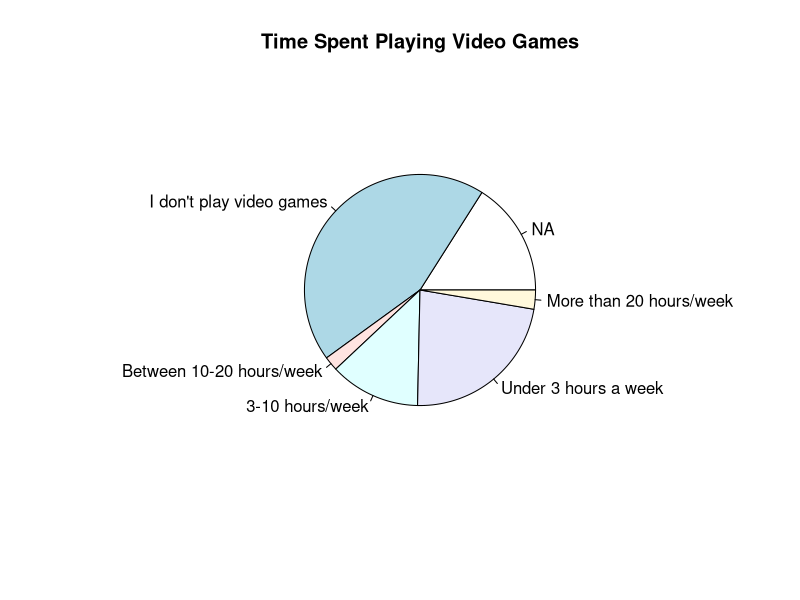
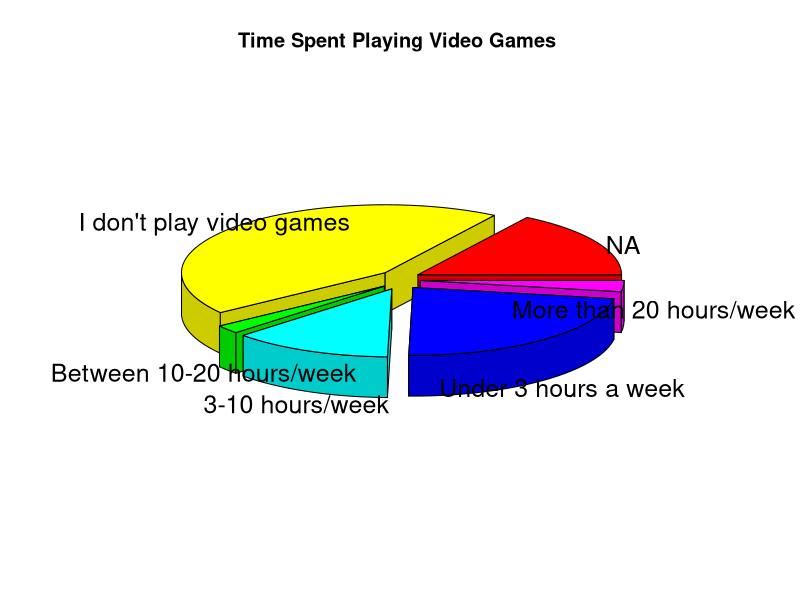
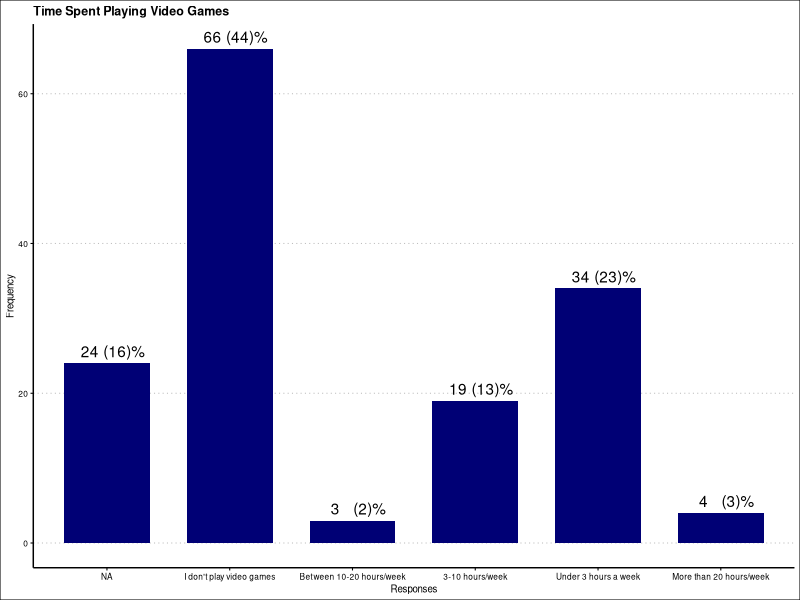
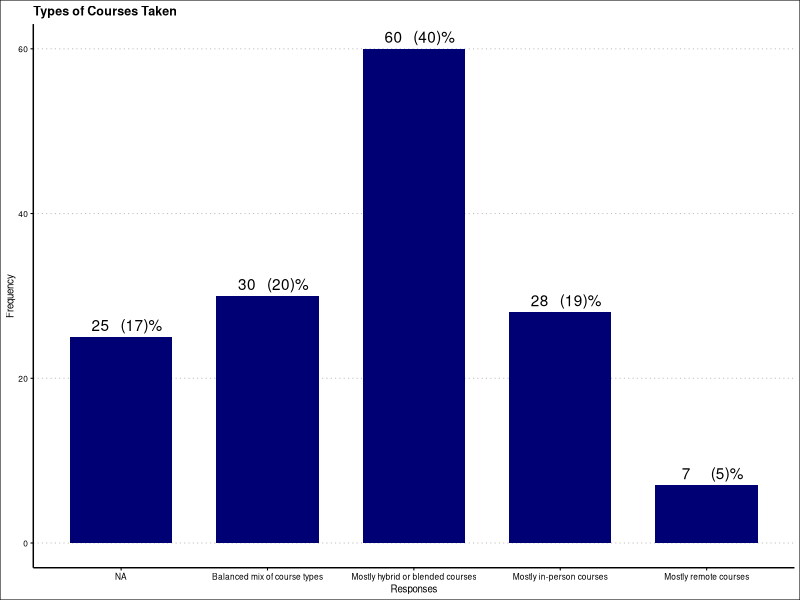
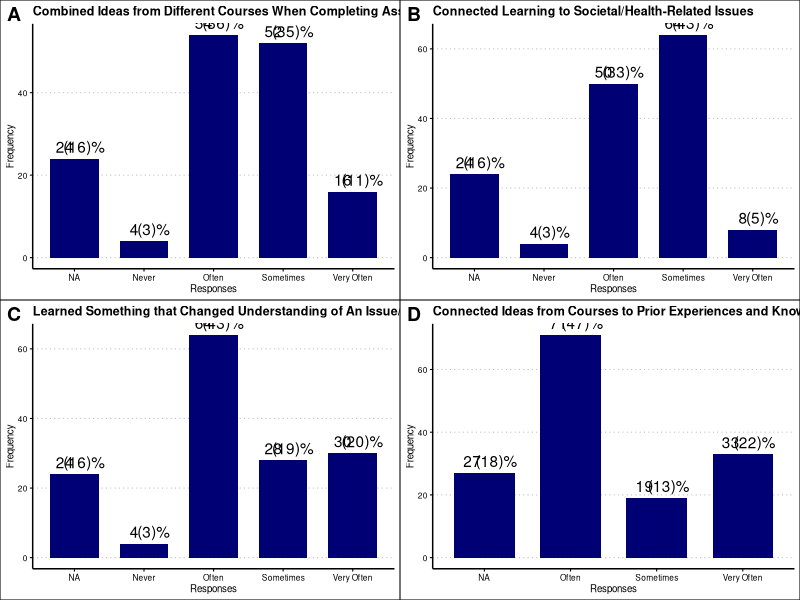
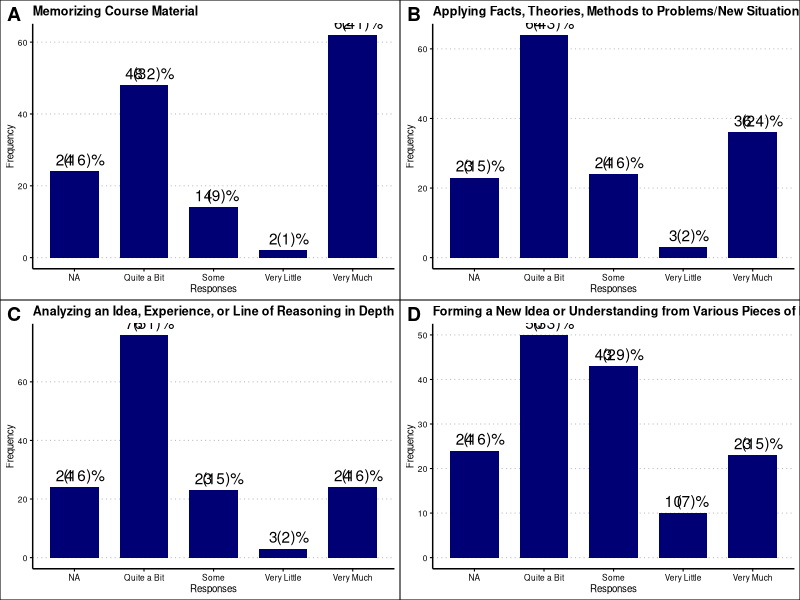
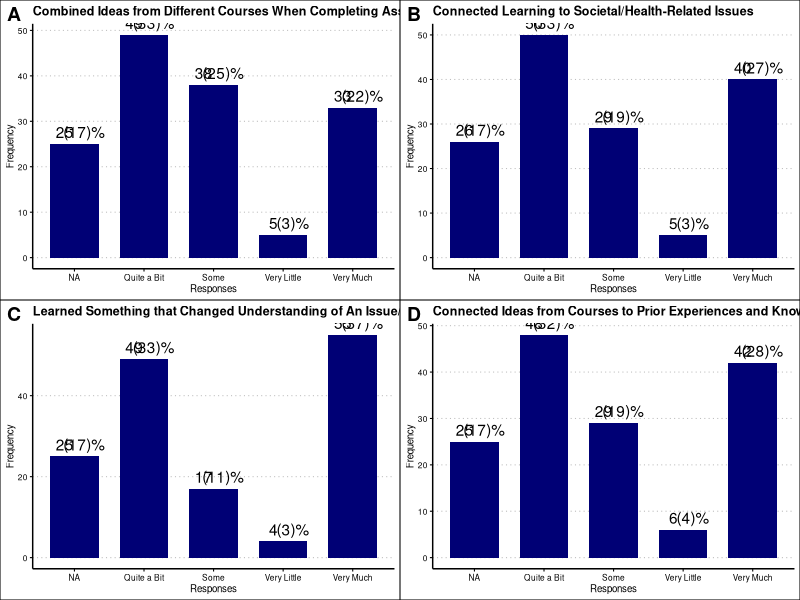
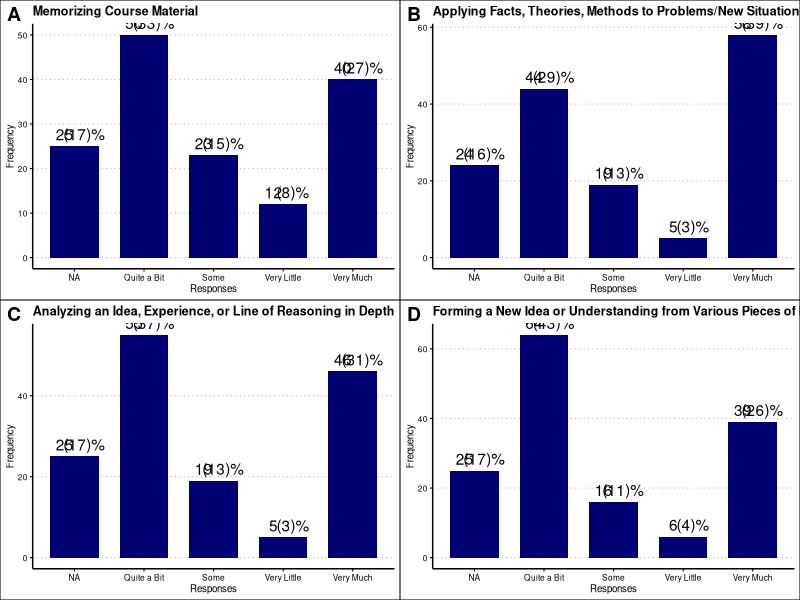

The R script that drew these images, in order:
###CELLS AT WAR 2022 SURVEY DATA ANALYSIS - BEGAN FEB 23

###IMPORTING THE DATA
morning_df_csv <- read.csv("Depersonalized_survey_data_morning(2).csv", header = TRUE)
combined_df_csv <- read.csv("combined_data_morning_afternoon_raw_CSV.csv", header = TRUE)

###CREATING SOME GRAPHS
library(ggplot2)
library(ggthemes)
library(ggpubr) #For ggarrange function

### FUNCTION FOR PUMPING OUT BARPLOTS
plot_survey_fun <- function(df, bar_lables, xtitle, ytitle, chart_title) {
  p <- ggplot(df, aes(x = df[,1], y = df[,2])) + 
    geom_col(show.legend = FALSE, width = 0.7, fill = "#000075") +
    geom_text(aes(label = df[,2]), vjust = -0.5, colour = "black", nudge_x = -0.14 ) +
    geom_text(aes(label = paste0("(",round(df[,2]/sum(df[,2])*100),")%")),vjust = -0.5, nudge_x = 0.14 ) +
    scale_x_discrete(labels = bar_lables) +
    xlab(xtitle) +
    ylab(ytitle) +
    ggtitle(chart_title)
  
  p + theme_clean(base_size = 8)
}

#Q1
########################################################################
###ON AVERAGE, HOW MUCH TIME DO YOU SPEND PLAYING VIDEO GAMES EACH WEEK#
########################################################################

time_spent_vg <- as.data.frame(table(combined_df_csv$On.average..how.much.time.do.you.spend.playing.video.games.each.week....Select.one.option.))
time_spent_vg_labels <- c("NA", "I don't play video games", "Between 10-20 hours/week", "3-10 hours/week", "Under 3 hours a week", "More than 20 hours/week")
time_spent_vg_xtitle <- "Responses"
time_spent_vg_ytitle <- "Frequency"
time_spent_vg_title <- "Time Spent Playing Video Games"

##SAVING THE PLOT TO DIRECTORY
tiff("figures/time_spent_playing_videogames.tiff", units="in", width=8, height=6, res=300)
plot_survey_fun(time_spent_vg, time_spent_vg_labels, time_spent_vg_xtitle, time_spent_vg_ytitle, time_spent_vg_title)
dev.off()

#################################
### TRYING SOME BASIC PIE CHARTS#
#################################
pie(time_spent_vg$Freq, labels = time_spent_vg_labels, main = "Time Spent Playing Video Games", radius = 0.6)

# 3D Exploded Pie Chart
library(plotrix)
pie3D(time_spent_vg$Freq,labels = time_spent_vg_labels, explode=0.1,
      main="Time Spent Playing Video Games ")
#Q2
#############################################################################
###WHAT TYPES OF COURSES HAVE YOU TAKEN AT MCMASTER THIS CURRENT SCHOOL YEAR#
#############################################################################

course_types_df <- as.data.frame(table(combined_df_csv$What.types.of.courses.have.you.taken.at.McMaster.this.current.school.year...Select.one.option.))
course_types_labels <- c("NA", "Balanced mix of course types", "Mostly hybrid or blended courses", "Mostly in-person courses", "Mostly remote courses")
course_types_xtitle <- "Responses"
course_types_ytitle <- "Frequency"
course_types_title <- "Types of Courses Taken"

###SAVING PLOT TO DIRECTORY
tiff("figures/types_of_courses_taken.tiff", units="in", width=8, height=5, res=300)
plot_survey_fun(course_types_df, course_types_labels, course_types_xtitle, course_types_ytitle, course_types_title)
dev.off()

#Q3
#######################################################################################
###DURING THE CURRENT SCHOOL YEAR, HOW OFTEN WOULD YOU SAY YOU HAVE DONE THE FOLLOWING#
#######################################################################################

###COMBINED IDEAS FROM DIFFERENT COURSES WHEN COMPLETING ASSIGNMENTS
combined_ideas_df <- as.data.frame(table(combined_df_csv$During.the.current.school.year..how.often.would.you.say.you.have.done.the.following...Combined.ideas.from.different.courses.when.completing.assignments.))
combined_ideas_labels <- c("NA", "Never", "Often", "Sometimes", "Very Often")
combined_ideas_xtitle <- "Responses"
combined_ideas_ytitle <- "Frequency"
combined_ideas_title <- "Combined Ideas from Different Courses When Completing Assignments"

a <- plot_survey_fun(combined_ideas_df, combined_ideas_labels, combined_ideas_xtitle, combined_ideas_ytitle, combined_ideas_title)

###CONNECTED YOUR LEARNING TO SOCIETAL PROBLEMS OR HEALTH-RELATED ISSUES
connected_learning_df <- as.data.frame(table(combined_df_csv$During.the.current.school.year..how.often.would.you.say.you.have.done.the.following...Connected.your.learning.to.societal.problems.or.health.related.issues.))
connected_learning_labels <- c("NA", "Never", "Often", "Sometimes", "Very Often")
connected_learning_xtitle <- "Responses"
connected_learning_ytitle <- "Frequency"
connected_learning_title <- "Connected Learning to Societal/Health-Related Issues"

b <- plot_survey_fun(connected_learning_df, connected_learning_labels, connected_learning_xtitle, connected_learning_ytitle, connected_learning_title)

###LEARNED SOMETHING THAT CHANGED THE WAY YOU UNDERSTAND AN ISSUE OR CONCEPT
learned_something_df <- as.data.frame(table(combined_df_csv$During.the.current.school.year..how.often.would.you.say.you.have.done.the.following...Learned.something.that.changed.the.way.you.understand.an.issue.or.concept.))
learned_something_labels <- c("NA", "Never", "Often", "Sometimes", "Very Often")
learned_something_xtitle <- "Responses"
learned_something_ytitle <- "Frequency"
learned_something_title <- "Learned Something that Changed Understanding of An Issue/Concept"

c <- plot_survey_fun(learned_something_df, learned_something_labels, learned_something_xtitle, learned_something_ytitle, learned_something_title)

###CONNECTED IDEAS FROM YOUR COURSES TO YOUR PRIOR EXPERIENCES AND KNOWLEDGE
connected_ideas_df <- as.data.frame(table(combined_df_csv$During.the.current.school.year..how.often.would.you.say.you.have.done.the.following...Connected.ideas.from.your.courses.to.your.prior.experiences.and.knowledge.))
connected_ideas_labels <- c("NA","Often", "Sometimes", "Very Often")
connected_ideas_xtitle <- "Responses"
connected_ideas_ytitle <- "Frequency"
connected_ideas_title <- "Connected Ideas from Courses to Prior Experiences and Knowledge"

d <- plot_survey_fun(connected_ideas_df, connected_ideas_labels, connected_ideas_xtitle, connected_ideas_ytitle, connected_ideas_title)

###SAVING PLOT TO DIRECTORY
tiff("figures/how_often_haveyou_done_thefollowing.tiff", units="in", width=12, height=9, res=300)
ggarrange(a,b,c,d, labels = c("A", "B", "C", "D"), ncol = 2, nrow = 2)
dev.off()

#Q4
#######################################################################################################
###DURING THE CURRENT SCHOOL YEAR, HOW MUCH WOULD YOU SAY YOUR COURSEWORK HAS EMPHASIZED THE FOLLOWING#
#######################################################################################################
###MEMORIZING COURSE MATERIAL
memorizing_df <- as.data.frame(table(combined_df_csv$During.the.current.school.year..how.much.would.you.say.your.coursework.has.emphasized.the.following...Memorizing.course.material.))
memorizing_labels <- c("NA", "Quite a Bit", "Some", "Very Little", "Very Much")
memorizing_xtitle <- "Responses"
memorizing_ytitle <- "Frequency"
memorizing_title <- "Memorizing Course Material"

a_2 <- plot_survey_fun(memorizing_df, memorizing_labels, memorizing_xtitle, memorizing_ytitle, memorizing_title)

###Applying facts, theories, or methods to practical problems or new situations
applying_df <- as.data.frame(table(combined_df_csv$During.the.current.school.year..how.much.would.you.say.your.coursework.has.emphasized.the.following...Applying.facts..theories..or.methods.to.practical.problems.or.new.situations.))
applying_labels <- c("NA", "Quite a Bit", "Some", "Very Little", "Very Much")
applying_xtitle <- "Responses"
applying_ytitle <- "Frequency"
applying_title <- "Applying Facts, Theories, Methods to Problems/New Situations"

b_2 <- plot_survey_fun(applying_df, applying_labels, applying_xtitle, applying_ytitle, applying_title)


###Analyzing an idea, experience, or line of reasoning in depth by examining its parts
analyzing_df <- as.data.frame(table(combined_df_csv$During.the.current.school.year..how.much.would.you.say.your.coursework.has.emphasized.the.following...Analyzing.an.idea..experience..or.line.of.reasoning.in.depth.by.examining.its.parts.))
analyzing_labels <- c("NA", "Quite a Bit", "Some", "Very Little", "Very Much")
analyzing_xtitle <- "Responses"
analyzing_ytitle <- "Frequency"
analyzing_title <- "Analyzing an Idea, Experience, or Line of Reasoning in Depth"

c_2 <- plot_survey_fun(analyzing_df, analyzing_labels, analyzing_xtitle, analyzing_ytitle, analyzing_title)

###Forming a new idea or understanding from various pieces of information
forming_df <- as.data.frame(table(combined_df_csv$During.the.current.school.year..how.much.would.you.say.your.coursework.has.emphasized.the.following...Forming.a.new.idea.or.understanding.from.various.pieces.of.information.))
forming_labels <- c("NA","Quite a Bit", "Some", "Very Little", "Very Much")
forming_xtitle <- "Responses"
forming_ytitle <- "Frequency"
forming_title <- "Forming a New Idea or Understanding from Various Pieces of Information"

d_2 <- plot_survey_fun(forming_df, forming_labels, forming_xtitle, forming_ytitle, forming_title)

tiff("figures/howmuch_coursework_emphasized_thefollowing.tiff", units="in", width=12, height=9, res=300)
ggarrange(a_2,b_2,c_2,d_2, labels = c("A", "B", "C", "D"), ncol = 2, nrow = 2)
dev.off()

#Q5
########################################################################################################################################################
###IF GAME BASED LEARNING APPROACHES WERE INCORPORATED IN ONE OF YOUR LIFE SCIENCES COURSES, HOW DO YOU THINK THIS MODE OF LEARNING HELPS THE FOLLOWING#
########################################################################################################################################################
###COMBINED IDEAS FROM DIFFERENT COURSES WHEN COMPLETING ASSIGNMENTS
combined_ideas2_df <- as.data.frame(table(combined_df_csv$If.game.based.learning.approaches.were.incorporated.into.one.of.your.science.courses..how.do.you.think.that.this.mode.of.learning.can.help.with.the.following...Combine.ideas.from.different.courses.when.completing.assignments.))
combined_ideas2_labels <- c("NA", "Quite a Bit", "Some", "Very Little", "Very Much")
combined_ideas2_xtitle <- "Responses"
combined_ideas2_ytitle <- "Frequency"
combined_ideas2_title <- "Combined Ideas from Different Courses When Completing Assignments"

a_3 <- plot_survey_fun(combined_ideas2_df, combined_ideas2_labels, combined_ideas2_xtitle, combined_ideas2_ytitle, combined_ideas2_title)

###CONNECTED YOUR LEARNING TO SOCIETAL PROBLEMS OR HEALTH-RELATED ISSUES
connected_learning2_df <- as.data.frame(table(combined_df_csv$If.game.based.learning.approaches.were.incorporated.into.one.of.your.science.courses..how.do.you.think.that.this.mode.of.learning.can.help.with.the.following...Connecting.learning.to.societal.problems.or.health.related.issues.))
connected_learning2_labels <- c("NA", "Quite a Bit", "Some", "Very Little", "Very Much")
connected_learning2_xtitle <- "Responses"
connected_learning2_ytitle <- "Frequency"
connected_learning2_title <- "Connected Learning to Societal/Health-Related Issues"

b_3 <- plot_survey_fun(connected_learning2_df, connected_learning2_labels, connected_learning2_xtitle, connected_learning2_ytitle, connected_learning2_title)

###LEARNED SOMETHING THAT CHANGED THE WAY YOU UNDERSTAND AN ISSUE OR CONCEPT
learned_something2_df <- as.data.frame(table(combined_df_csv$If.game.based.learning.approaches.were.incorporated.into.one.of.your.science.courses..how.do.you.think.that.this.mode.of.learning.can.help.with.the.following...Learn.something.that.changes.the.way.you.understand.an.issue.or.concept.))
learned_something2_labels <- c("NA", "Quite a Bit", "Some", "Very Little", "Very Much")
learned_something2_xtitle <- "Responses"
learned_something2_ytitle <- "Frequency"
learned_something2_title <- "Learned Something that Changed Understanding of An Issue/Concept"

c_3 <- plot_survey_fun(learned_something2_df, learned_something2_labels, learned_something2_xtitle, learned_something2_ytitle, learned_something2_title)

###CONNECTED IDEAS FROM YOUR COURSES TO YOUR PRIOR EXPERIENCES AND KNOWLEDGE
connected_ideas2_df <- as.data.frame(table(combined_df_csv$If.game.based.learning.approaches.were.incorporated.into.one.of.your.science.courses..how.do.you.think.that.this.mode.of.learning.can.help.with.the.following...Connect.ideas.from.your.courses.to.your.prior.experiences.and.knowledge.))
connected_ideas2_labels <- c("NA","Quite a Bit", "Some", "Very Little", "Very Much")
connected_ideas2_xtitle <- "Responses"
connected_ideas2_ytitle <- "Frequency"
connected_ideas2_title <- "Connected Ideas from Courses to Prior Experiences and Knowledge"

d_3 <- plot_survey_fun(connected_ideas2_df, connected_ideas2_labels, connected_ideas2_xtitle, connected_ideas2_ytitle, connected_ideas2_title)

###SAVING PLOT TO DIRECTORY
tiff("figures/how_does_gbl_help_in_science.tiff", units="in", width=12, height=9, res=300)
ggarrange(a_3,b_3,c_3,d_3, labels = c("A", "B", "C", "D"), ncol = 2, nrow = 2)
dev.off()

#Q6
#####################################################################################################################
###IF BIO1A03 ADDED A GAME-BASED LEARNING COMPONENT, HOW MUCH WOULD THIS IMPROVE YOUR MOTIVATION TO DO THE FOLLOWING#
#####################################################################################################################
###MEMORIZING COURSE MATERIAL
memorizing2_df <- as.data.frame(table(combined_df_csv$If.BIO1A03.added.a.game.based.learning.component..how.much.would.this.improve.your.motivation.to.do.the.following...Memorizing.course.material.))
memorizing2_labels <- c("NA", "Quite a Bit", "Some", "Very Little", "Very Much")
memorizing2_xtitle <- "Responses"
memorizing2_ytitle <- "Frequency"
memorizing2_title <- "Memorizing Course Material"

a_4 <- plot_survey_fun(memorizing2_df, memorizing2_labels, memorizing2_xtitle, memorizing2_ytitle, memorizing2_title)

###Applying facts, theories, or methods to practical problems or new situations
applying2_df <- as.data.frame(table(combined_df_csv$If.BIO1A03.added.a.game.based.learning.component..how.much.would.this.improve.your.motivation.to.do.the.following...Applying.facts..theories..or.methods.to.practical.problems.or.new.situations.))
applying2_labels <- c("NA", "Quite a Bit", "Some", "Very Little", "Very Much")
applying2_xtitle <- "Responses"
applying2_ytitle <- "Frequency"
applying2_title <- "Applying Facts, Theories, Methods to Problems/New Situations"

b_4 <- plot_survey_fun(applying2_df, applying2_labels, applying2_xtitle, applying2_ytitle, applying2_title)

###Analyzing an idea, experience, or line of reasoning in depth by examining its parts
analyzing2_df <- as.data.frame(table(combined_df_csv$If.BIO1A03.added.a.game.based.learning.component..how.much.would.this.improve.your.motivation.to.do.the.following...Analyzing.an.idea..experience..or.line.of.reasoning.in.depth.by.examining.its.parts.))
analyzing2_labels <- c("NA", "Quite a Bit", "Some", "Very Little", "Very Much")
analyzing2_xtitle <- "Responses"
analyzing2_ytitle <- "Frequency"
analyzing2_title <- "Analyzing an Idea, Experience, or Line of Reasoning in Depth"

c_4 <- plot_survey_fun(analyzing2_df, analyzing2_labels, analyzing2_xtitle, analyzing2_ytitle, analyzing2_title)

###Forming a new idea or understanding from various pieces of information
forming2_df <- as.data.frame(table(combined_df_csv$If.BIO1A03.added.a.game.based.learning.component..how.much.would.this.improve.your.motivation.to.do.the.following...Forming.a.new.idea.or.understanding.from.various.pieces.of.information.))
forming2_labels <- c("NA","Quite a Bit", "Some", "Very Little", "Very Much")
forming2_xtitle <- "Responses"
forming2_ytitle <- "Frequency"
forming2_title <- "Forming a New Idea or Understanding from Various Pieces of Information"

d_4 <- plot_survey_fun(forming2_df, forming2_labels, forming2_xtitle, forming2_ytitle, forming2_title)

tiff("figures/ifbio1a03_added_gblcomponent.tiff", units="in", width=12, height=9, res=300)
ggarrange(a_4,b_4,c_4,d_4, labels = c("A", "B", "C", "D"), ncol = 2, nrow = 2)
dev.off()

#Q7
#################################################################################################################################################################
###How likely is it that you would play the video game Cells at War on your own time, outside of class to further consolidate material taught during this class?#
#################################################################################################################################################################
how_likely_df <- as.data.frame(table(combined_df_csv$How.likely.is.it.that.you.would.play.the.video.game.Cells.at.War.on.your.own.time..outside.of.class.to.further.consolidate.material.taught.during.this.class...Select.one.option.))
how_likely_labels <- c("NA", "Not Likely at All", "Not Very Likely", "Somewhat Likely", "Very Likely")
how_likely_xtitle <- "Responses"
how_likely_ytitle <- "Frequency"
how_likely_title <- "How Likely is it You Would Play Cells at War on Your Own Time"

##SAVING THE PLOT TO DIRECTORY
tiff("figures/how_likely_you_would_play_cellsatwar.tiff", units="in", width=6, height=5, res=300)
plot_survey_fun(how_likely_df, how_likely_labels, how_likely_xtitle, how_likely_ytitle, how_likely_title)
dev.off()

#Q8
###########################################################################################################################################################################################
###How prepared would you feel if you were given a quiz on Pompe Disease based on the Cells at War game, compared to studying off traditional lecture slides (with accompanying readings)?#
###########################################################################################################################################################################################
how_prepared_df <- as.data.frame(table(combined_df_csv$How.prepared.would.you.feel.if.you.were.given.a.quiz.on.Pompe.Disease.based.on.the.Cells.at.War.game..compared.to.studying.off.traditional.lecture.slides..with.accompanying.readings....Select.one.option.))
how_prepared_labels <- c("NA", "Not Prepared at All", "Not Very Prepared", "Somewhat Prepared", "Very Prepared")
how_prepared_xtitle <- "Responses"
how_prepared_ytitle <- "Frequency"
how_prepared_title <- "If Given a Quiz on Pompe Disease based off Cells at War, How Prepared Would you Be"

##SAVING THE PLOT TO DIRECTORY
tiff("figures/how_prepared_if_tested_on_pompe_based_off_cellsatwar.tiff", units="in", width=6, height=5, res=300)
plot_survey_fun(how_prepared_df, how_prepared_labels, how_prepared_xtitle, how_prepared_ytitle, how_prepared_title)
dev.off()

